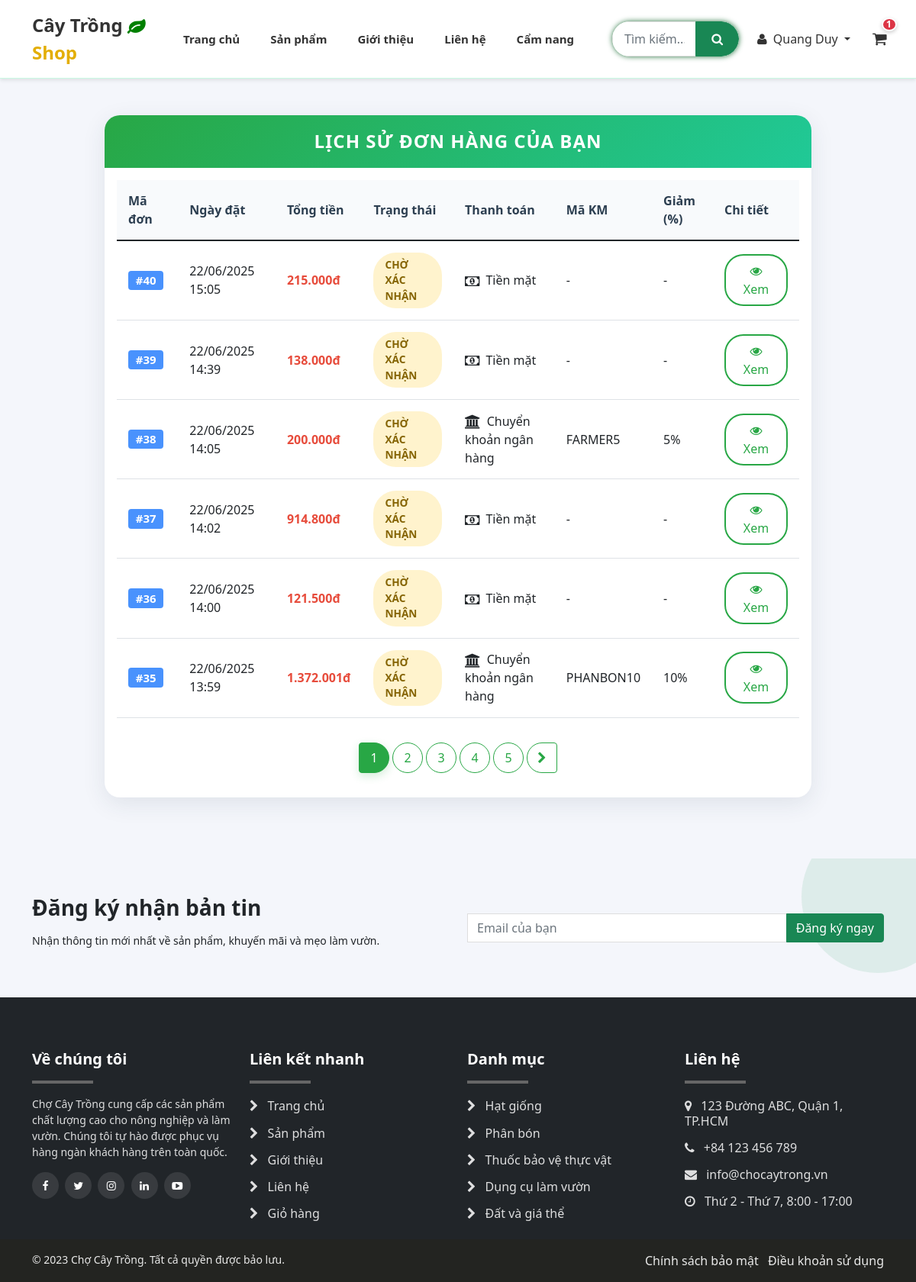
The app's page /my_orders.php (signed in), older data.
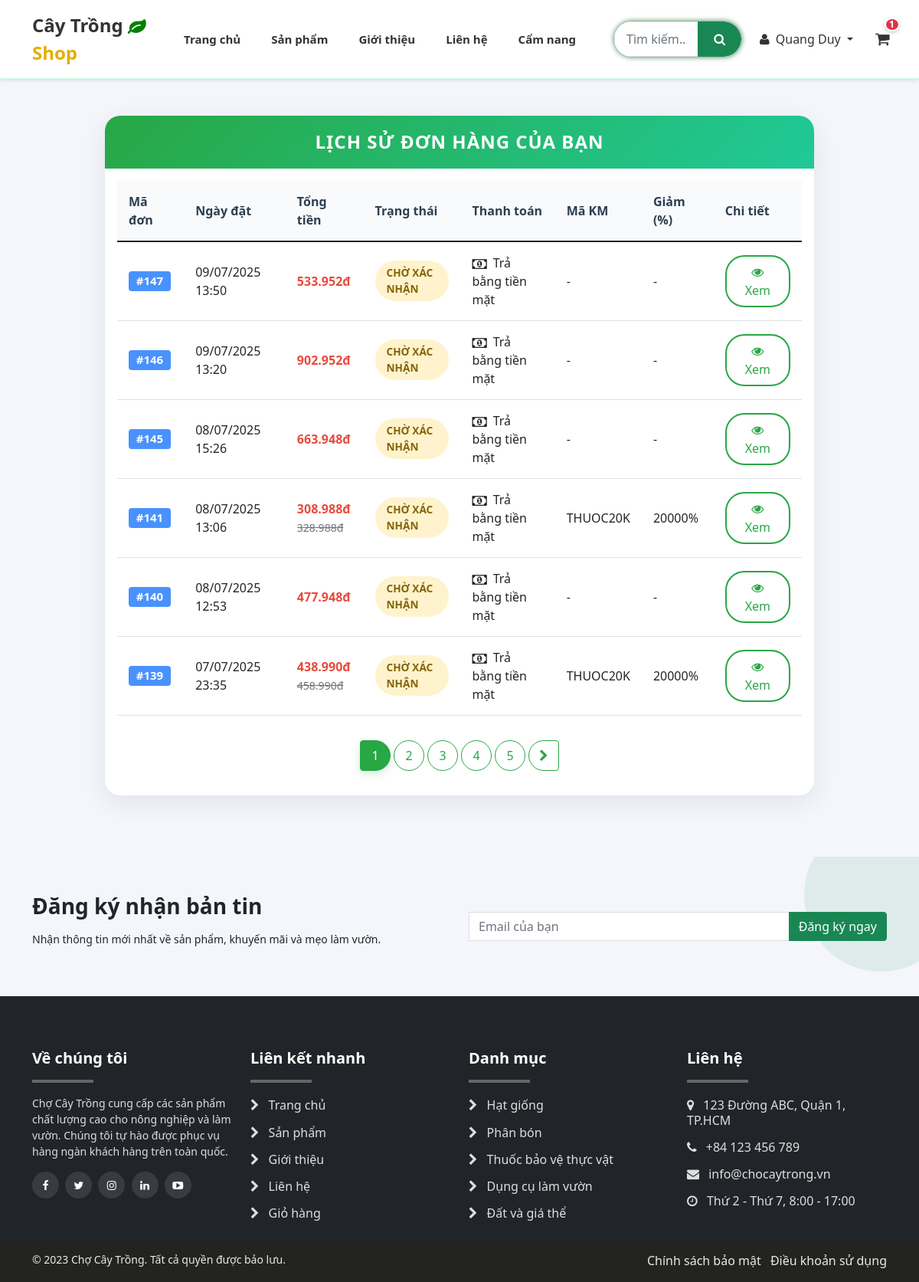
The same page, newer data.
### tables this page shows
CREATE TABLE `hoa_don` (
  `HD_STT` int(11) NOT NULL,
  `TT_MA` int(11) NOT NULL,
  `DVC_MA` int(11) NOT NULL,
  `NV_MA` int(11) NOT NULL,
  `PTTT_MA` int(11) NOT NULL,
  `KM_MA` int(11) DEFAULT NULL,
  `GH_MA` int(11) DEFAULT NULL,
  `HD_NGAYLAP` datetime NOT NULL,
  `HD_TONGTIEN` float NOT NULL,
  `HD_PHISHIP` float DEFAULT 0,
  `HD_LIDOHUY` varchar(200) DEFAULT NULL,
  `HD_DIACHI` text DEFAULT NULL,
  `HD_TENNGUOINHAN` varchar(100) DEFAULT NULL,
  `HD_SDT` varchar(20) DEFAULT NULL,
  `HD_EMAIL` varchar(150) DEFAULT NULL,
  `HD_GHICHU` text DEFAULT NULL,
  `KH_MA` int(11) DEFAULT NULL
);

CREATE TABLE `trang_thai` (
  `TT_MA` int(11) NOT NULL,
  `TT_TEN` varchar(100) NOT NULL,
  `ngay_cap_nhat` datetime DEFAULT NULL
);

CREATE TABLE `phuong_thuc_thanh_toan` (
  `PTTT_MA` int(11) NOT NULL,
  `PTTT_TEN` varchar(150) NOT NULL
);

CREATE TABLE `khuyen_mai` (
  `KM_MA` int(11) NOT NULL,
  `Code` varchar(50) NOT NULL,
  `KM_TGBD` datetime NOT NULL,
  `KM_TGKT` datetime NOT NULL,
  `KM_GIATRI` float NOT NULL,
  `hinh_thuc_km` enum('percent','fixed') NOT NULL DEFAULT 'fixed',
  `KM_DKSD` decimal(10,2) DEFAULT NULL COMMENT 'Giá trị đơn hàng tối thiểu',
  `KM_TRANGTHAI` tinyint(1) NOT NULL DEFAULT 1 COMMENT '1: Kích hoạt, 0: Vô hiệu',
  `KM_MOTA` text DEFAULT NULL,
  `KM_NGAYTAO` timestamp NOT NULL DEFAULT current_timestamp(),
  `KM_NGAYCAPNHAT` timestamp NOT NULL DEFAULT current_timestamp() ON UPDATE current_timestamp()
);

### cart_functions.php (called while the page is built, shortened)
<?php
function writeLog($message) {
    $log_file = __DIR__ . '/logs/cart.log';
    $timestamp = date('Y-m-d H:i:s');
    $log_message = "[$timestamp] $message\n";
}
function getCurrentCart($conn, $user_id) {
    $sql = "SELECT GH_MA FROM gio_hang WHERE KH_MA = ? ORDER BY GH_MA DESC LIMIT 1";
    $stmt = $conn->prepare($sql);
    $stmt->bind_param("i", $user_id);
    $stmt->execute();
    $result = $stmt->get_result();
    if ($result->num_rows > 0) {
        $row = $result->fetch_assoc();
        $cart_id = $row['GH_MA'];
    } else {
        $cart_id = createCart($conn, $user_id);
        writeLog("No existing cart found, created new cart_id: $cart_id");
    }
    return $cart_id;
}
function getCartItems($conn, $cart_id) {
    $sql = "SELECT sp.SP_MA, sp.SP_TEN, sp.SP_HINHANH, sp.SP_DONGIA,
                   c.CTGH_KHOILUONG, c.CTGH_DONVITINH, c.DA_MUA,
                   CASE WHEN sci.SP_MA IS NOT NULL THEN 1 ELSE 0 END as is_selected
            FROM chitiet_gh c
            JOIN san_pham sp ON c.SP_MA = sp.SP_MA
            LEFT JOIN selected_cart_items sci ON c.GH_MA = sci.GH_MA AND c.SP_MA = sci.SP_MA
            WHERE c.GH_MA = ? AND c.DA_MUA = 0
            ORDER BY sp.SP_TEN ASC";
    try {
        $stmt = $conn->prepare($sql);
        $stmt->bind_param("i", $cart_id);
        if (!$stmt->execute()) {
            writeLog("Error executing cart items query: " . $stmt->error);
            throw new Exception("Lỗi khi thực hiện truy vấn giỏ hàng");
        }
        $result = $stmt->get_result();
        $items = array();
        $total = 0;
        $unique_items_count = 0;
        while ($row = $result->fetch_assoc()) {
            $subtotal = $row['SP_DONGIA'] * $row['CTGH_KHOILUONG'];
            $total += $subtotal;
            $unique_items_count++;
            $items[$row['SP_MA']] = array(
                'id' => $row['SP_MA'],
                'name' => $row['SP_TEN'],
                'image' => $row['SP_HINHANH'],
                'price' => $row['SP_DONGIA'],
                'quantity' => $row['CTGH_KHOILUONG'],
                'unit' => $row['CTGH_DONVITINH'],
                'subtotal' => $subtotal,
                'is_selected' => $row['is_selected']
            );
        }
        return array(
            'items' => $items,
            'total' => $total,
            'count' => $unique_items_count
        );
    } catch (Exception $e) {
        writeLog("Error in getCartItems: " . $e->getMessage());
        throw $e;
    }
}
?>

### my_orders.php (the view, shortened to what the changed rows need)
<?php
include 'connect.php';
$user_id = $_SESSION['user_id'];
$orders_per_page = 6;
$current_page = isset($_GET['page']) ? (int)$_GET['page'] : 1;
$current_page = max(1, $current_page);
$offset = ($current_page - 1) * $orders_per_page;
$count_sql = "SELECT COUNT(*) as total FROM hoa_don WHERE KH_MA = ?";
$count_stmt = $conn->prepare($count_sql);
$count_stmt->bind_param("i", $user_id);
$count_stmt->execute();
$total_orders = $count_stmt->get_result()->fetch_assoc()['total'];
$total_pages = ceil($total_orders / $orders_per_page);
$current_page = min($current_page, $total_pages);
$order_sql = "SELECT
    hd.HD_STT,
    hd.HD_NGAYLAP,
    hd.HD_TONGTIEN as subtotal,
    hd.HD_PHISHIP as shipping_fee,
    CASE
        WHEN km.hinh_thuc_km = 'percent' THEN LEAST(hd.HD_TONGTIEN, hd.HD_TONGTIEN * km.KM_GIATRI / 100)
        WHEN km.hinh_thuc_km = 'fixed' THEN LEAST(km.KM_GIATRI, hd.HD_TONGTIEN)
        ELSE 0
    END as discount_amount,
    tt.TT_TEN AS trang_thai,
    pttt.PTTT_TEN AS phuong_thuc,
    km.Code AS promo_code,
    km.KM_GIATRI AS discount_value,
    km.hinh_thuc_km AS discount_type
FROM hoa_don hd
JOIN trang_thai tt ON hd.TT_MA = tt.TT_MA
JOIN phuong_thuc_thanh_toan pttt ON hd.PTTT_MA = pttt.PTTT_MA
LEFT JOIN khuyen_mai km ON hd.KM_MA = km.KM_MA
WHERE hd.KH_MA = ?
ORDER BY hd.HD_NGAYLAP DESC
LIMIT ? OFFSET ?";
$stmt = $conn->prepare($order_sql);
$stmt->bind_param("iii", $user_id, $orders_per_page, $offset);
$stmt->execute();
$result = $stmt->get_result();
?>
<!DOCTYPE html>
<html lang="vi">
<head>
    <link href="css/bootstrap.min.css" rel="stylesheet">
    <link href="css/font-awesome.min.css" rel="stylesheet">
    <link href="css/global.css" rel="stylesheet">
</head>
<body>
<?php include 'header.php'; ?>
<div class="container py-5">
    <div class="row justify-content-center">
        <div class="col-lg-10">
            <div class="order-card card">
                <div class="card-body">
                    <div class="table-responsive">
                        <table class="table order-table align-middle mb-0">
                            <thead>
                                <tr>
                                    <th>Mã đơn</th>
                                    <th>Ngày đặt</th>
                                    <th>Tổng tiền</th>
                                    <th>Trạng thái</th>
                                    <th>Thanh toán</th>
                                    <th>Mã KM</th>
                                    <th>Giảm (%)</th>
                                    <th>Chi tiết</th>
                                </tr>
                            </thead>
                            <tbody>
                            <?php if ($result->num_rows > 0): ?>
                                <?php while ($row = $result->fetch_assoc()): ?>
                                <?php
                                    $status = mb_strtolower($row['trang_thai'], 'UTF-8');
                                    $statusClass = 'order-status ';
                                    if (strpos($status, 'chờ') !== false) $statusClass .= 'status-wait';
                                    else if (strpos($status, 'đang') !== false) $statusClass .= 'status-shipping';
                                    else if (strpos($status, 'đã giao') !== false) $statusClass .= 'status-done';
                                    else if (strpos($status, 'hủy') !== false) $statusClass .= 'status-cancel';
                                    $payIcon = '<i class="fa fa-money order-icon"></i>';
                                    if (stripos($row['phuong_thuc'], 'momo') !== false) $payIcon = '<i class="fa fa-mobile order-icon"></i>';
                                    else if (stripos($row['phuong_thuc'], 'visa') !== false) $payIcon = '<i class="fa fa-credit-card order-icon"></i>';
                                    else if (stripos($row['phuong_thuc'], 'chuyển khoản') !== false) $payIcon = '<i class="fa fa-bank order-icon"></i>';
                                ?>
                                <tr class="order-row">
                                    <td><span class="badge bg-primary bg-opacity-75" style="font-size:15px;">#<?php echo $row['HD_STT']; ?></span></td>
                                    <td><?php echo date('d/m/Y H:i', strtotime($row['HD_NGAYLAP'])); ?></td>
                                    <td>
                                        <?php
                                            $subtotal = $row['subtotal'];
                                            $shipping_fee = $row['shipping_fee'];
                                            $discount_amount = $row['discount_amount'];
                                            $total_payment = $subtotal - $discount_amount + $shipping_fee;
                                            echo '<span style="color:#e74c3c;font-weight:600;">' . number_format($total_payment, 0, ',', '.') . 'đ</span>';
                                            if ($discount_amount > 0) {
                                                echo '<br><small class="text-muted"><del>' . number_format($subtotal + $shipping_fee, 0, ',', '.') . 'đ</del></small>';
                                            }
                                        ?>
                                    </td>
                                    <td><span class="<?php echo $statusClass; ?>"><?php echo htmlspecialchars($row['trang_thai']); ?></span></td>
                                    <td><?php echo $payIcon . htmlspecialchars($row['phuong_thuc']); ?></td>
                                    <td><?php echo isset($row['promo_code']) && $row['promo_code'] !== null && $row['promo_code'] !== '' ? htmlspecialchars($row['promo_code']) : '-'; ?></td>
                                    <td><?php echo isset($row['discount_value']) && $row['discount_value'] !== null && $row['discount_value'] > 0 ? $row['discount_value'].'%' : '-'; ?></td>
                                    <td><a href="order_confirmation.php?id=<?php echo $row['HD_STT']; ?>" class="btn btn-detail"><i class="fa fa-eye"></i> Xem</a></td>
                                </tr>
                                <?php endwhile; ?>
                            <?php endif; ?>
                            </tbody>
                        </table>
                    </div>
                    <?php if ($total_pages > 1): ?>
                    <nav aria-label="Phân trang đơn hàng" class="mt-4">
                        <ul class="pagination">
                            <?php
                            $start_page = max(1, $current_page - 2);
                            $end_page = min($total_pages, $start_page + 4);
                            $start_page = max(1, $end_page - 4);
                            for ($i = $start_page; $i <= $end_page; $i++):
                            ?>
                            <li class="page-item <?php echo $i === $current_page ? 'active' : ''; ?>">
                                <a class="page-link" href="?page=<?php echo $i; ?>"><?php echo $i; ?></a>
                            </li>
                            <?php endfor; ?>
                        </ul>
                    </nav>
                    <?php endif; ?>
                </div>
            </div>
        </div>
    </div>
</div>
<?php include 'footer.php'; ?>
</body>
</html>

Row changes from the older to the newer data that the page shows:
no longer on this page (row unchanged): hoa_don: HD_STT "40", HD_NGAYLAP "22/06/2025 15:05", total_payment "215.000", TT_MA.TT_TEN "CHỜ XÁC NHẬN", PTTT_MA.PTTT_TEN "Tiền mặt"
no longer on this page (row unchanged): hoa_don: HD_STT "39", HD_NGAYLAP "22/06/2025 14:39", total_payment "138.000", TT_MA.TT_TEN "CHỜ XÁC NHẬN", PTTT_MA.PTTT_TEN "Tiền mặt"
no longer on this page (row unchanged): hoa_don: HD_STT "38", HD_NGAYLAP "22/06/2025 14:05", total_payment "200.000", TT_MA.TT_TEN "CHỜ XÁC NHẬN", PTTT_MA.PTTT_TEN "Chuyển khoản ngân hàng", KM_MA.Code "FARMER5", KM_MA.KM_GIATRI "5"
no longer on this page (row unchanged): hoa_don: HD_STT "37", HD_NGAYLAP "22/06/2025 14:02", total_payment "914.800", TT_MA.TT_TEN "CHỜ XÁC NHẬN", PTTT_MA.PTTT_TEN "Tiền mặt"
no longer on this page (row unchanged): hoa_don: HD_STT "36", HD_NGAYLAP "22/06/2025 14:00", total_payment "121.500", TT_MA.TT_TEN "CHỜ XÁC NHẬN", PTTT_MA.PTTT_TEN "Tiền mặt"
no longer on this page (row unchanged): hoa_don: HD_STT "35", HD_NGAYLAP "22/06/2025 13:59", total_payment "1.372.001", TT_MA.TT_TEN "CHỜ XÁC NHẬN", PTTT_MA.PTTT_TEN "Chuyển khoản ngân hàng", KM_MA.Code "PHANBON10", KM_MA.KM_GIATRI "10"
added hoa_don: HD_STT "147", HD_NGAYLAP "09/07/2025 13:50", total_payment "533.952", TT_MA.TT_TEN "CHỜ XÁC NHẬN", PTTT_MA.PTTT_TEN "Trả bằng tiền mặt"
added hoa_don: HD_STT "146", HD_NGAYLAP "09/07/2025 13:20", total_payment "902.952", TT_MA.TT_TEN "CHỜ XÁC NHẬN", PTTT_MA.PTTT_TEN "Trả bằng tiền mặt"
added hoa_don: HD_STT "145", HD_NGAYLAP "08/07/2025 15:26", total_payment "663.948", TT_MA.TT_TEN "CHỜ XÁC NHẬN", PTTT_MA.PTTT_TEN "Trả bằng tiền mặt"
added hoa_don: HD_STT "141", HD_NGAYLAP "08/07/2025 13:06", total_payment "308.988", $subtotal + $shipping_fee "328.988", TT_MA.TT_TEN "CHỜ XÁC NHẬN", PTTT_MA.PTTT_TEN "Trả bằng tiền mặt", KM_MA.Code "THUOC20K", KM_MA.KM_GIATRI "20000"
added hoa_don: HD_STT "140", HD_NGAYLAP "08/07/2025 12:53", total_payment "477.948", TT_MA.TT_TEN "CHỜ XÁC NHẬN", PTTT_MA.PTTT_TEN "Trả bằng tiền mặt"
added hoa_don: HD_STT "139", HD_NGAYLAP "07/07/2025 23:35", total_payment "438.990", $subtotal + $shipping_fee "458.990", TT_MA.TT_TEN "CHỜ XÁC NHẬN", PTTT_MA.PTTT_TEN "Trả bằng tiền mặt", KM_MA.Code "THUOC20K", KM_MA.KM_GIATRI "20000"
